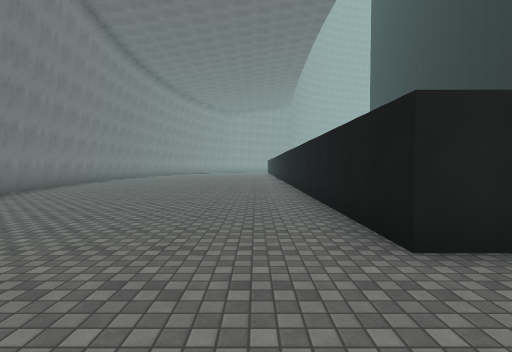
view 1 (above)

21 first-person views from a walk through a 3-D level made in the Unity game engine. The camera is 1.5 m above the floor, tilts 2° down and sees 85° across. The floor is counted in squares, 2 m on a side. Each view is taken from the middle of a square. On the plan, view 1 faces up. The plan holds only what a view shows up to about 10 squares ahead; the rest is blank. The place goes on beyond the plan. Surface patterns are stand-ins for the level's own textures.

view 2
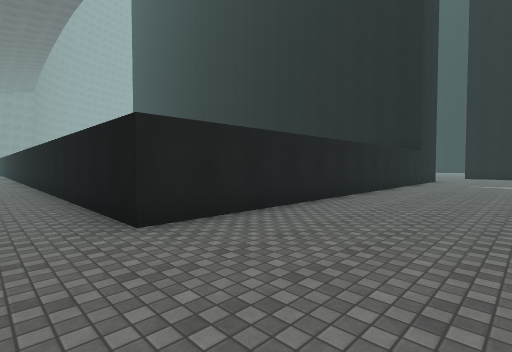

view 3
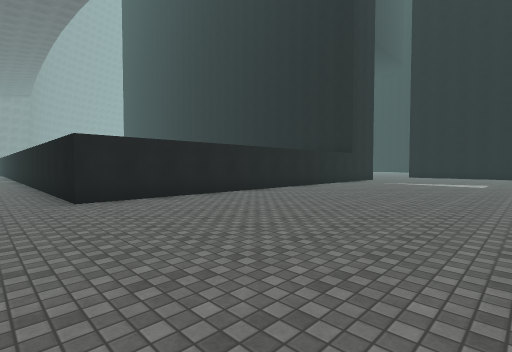

view 4
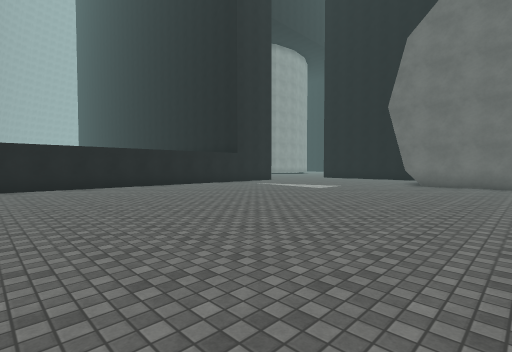

view 5
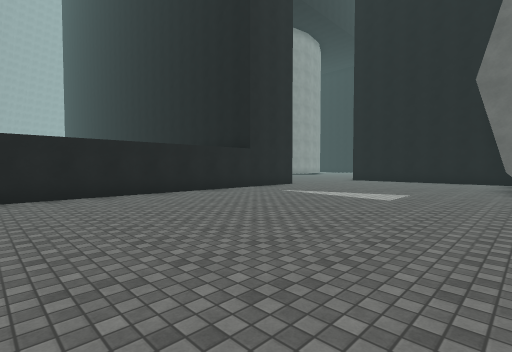

view 6
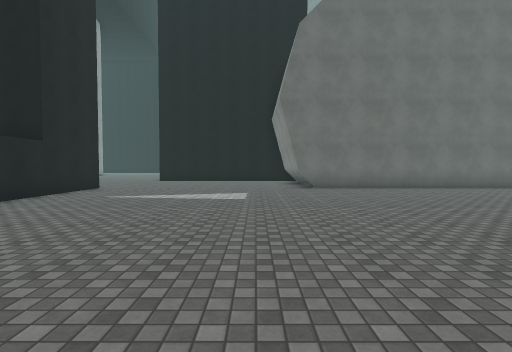

view 7
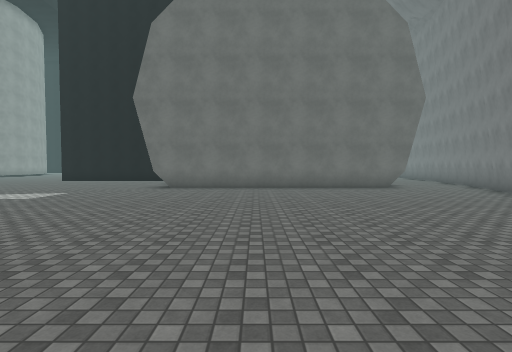

view 8
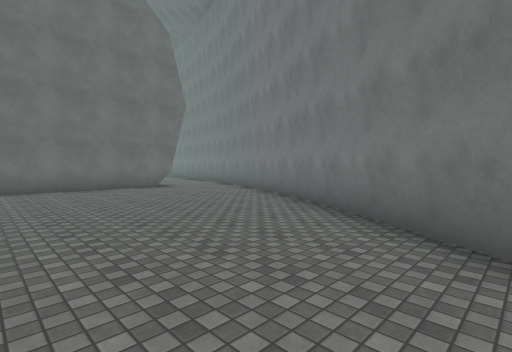

view 9
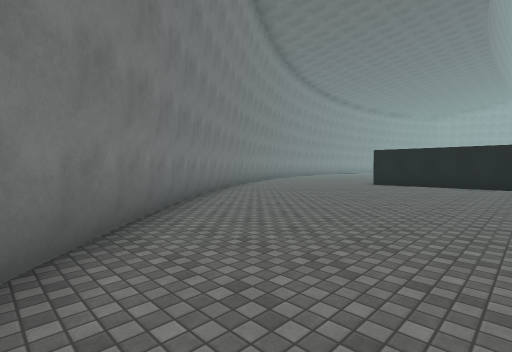

view 10
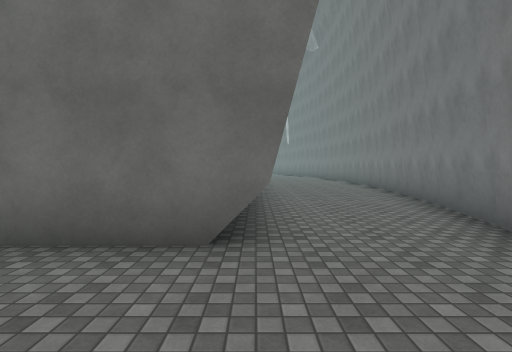

view 11
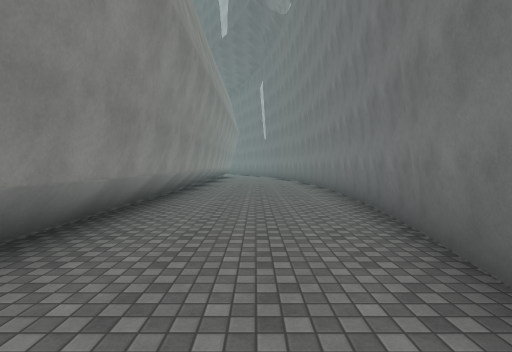

view 12
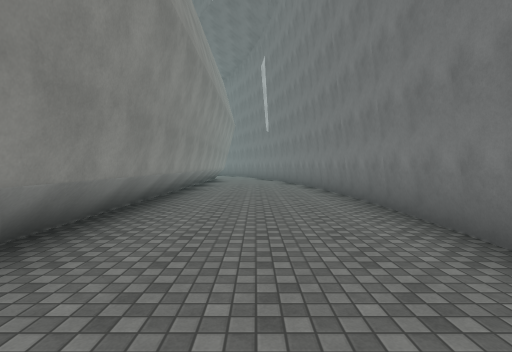

view 13
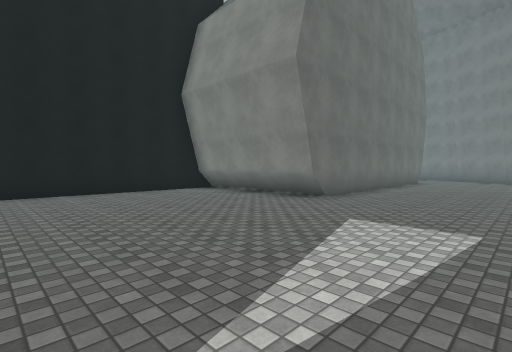

view 14
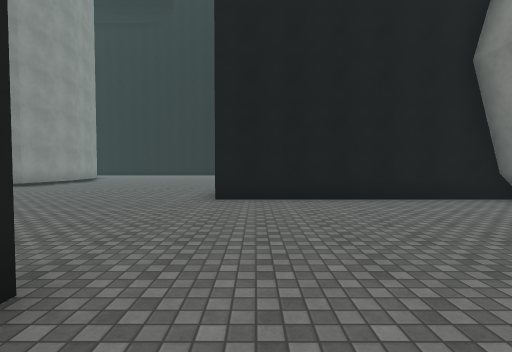

view 15
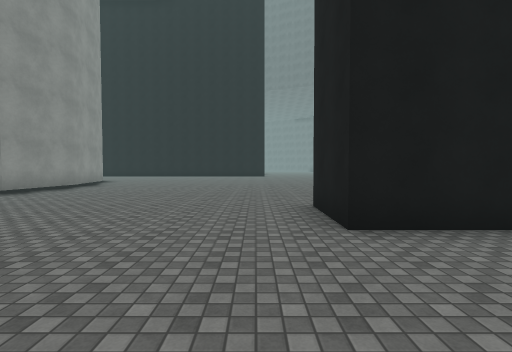

view 16
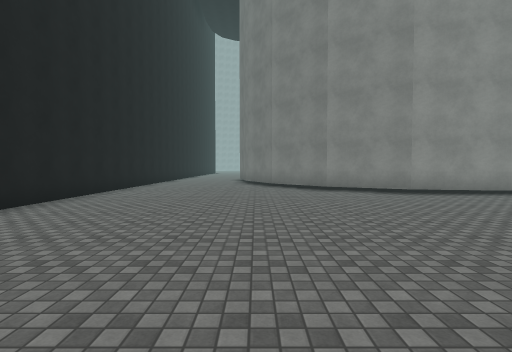

view 17
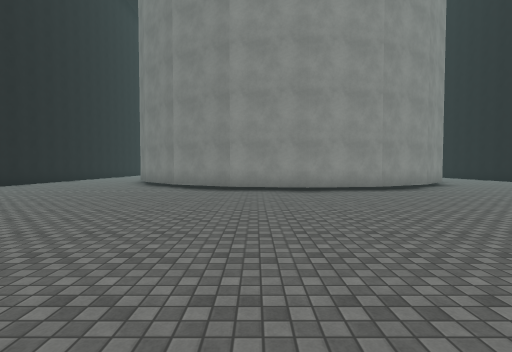

view 18
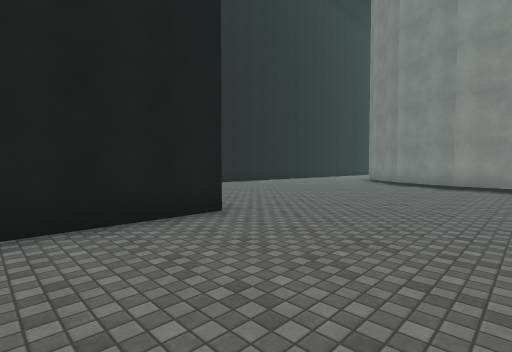

view 19
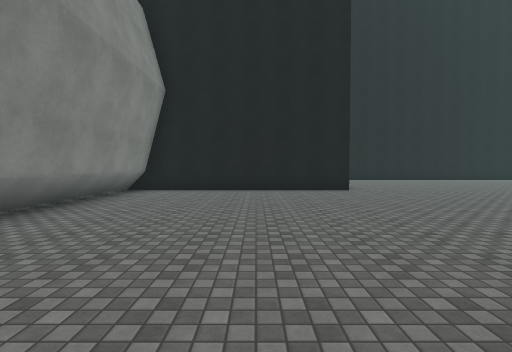

view 20
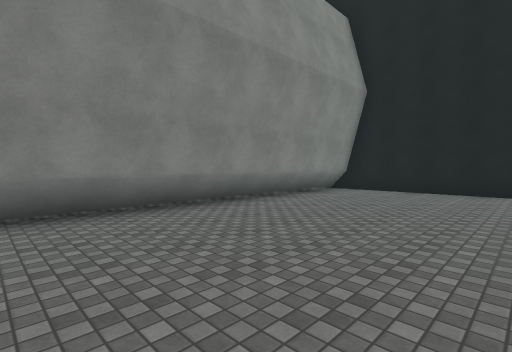

view 21
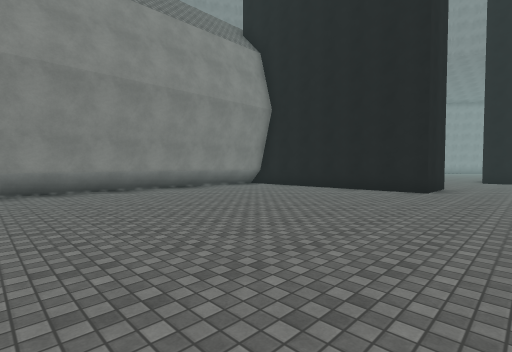

### Floor plan
Points are (right, up) in squares from view 1. A wall is a line through its corners. A room is listed if a view was taken in it or the views show most of it. See-through windows are left out.
Room 1 (views 1, 2, 3, 4, 5, 6, 7, 8, 9, 10, 11, 13, 14, 15, 16, 17, 18, 19, 20, 21)
walls: (15.6, 2.4) (1.4, 2.4) (1.4, 11.9); (20.3, -4.9) (20.3, 1.9) (22.3, 1.9) (22.3, -5); (22.2, -4.4) (30.9, -4.4); (15.6, 12) (15.6, 6.8); (6.1, -10.8) (9.5, -13.1); (2, -7.4) (3.8, -8.9); (15.6, -13.2) (15.6, -4.4) (20.4, -4.4); (9.4, -13) (12.9, -14.8); (-0.5, -4.7) (2.1, -7.4); (-1.8, -2.7) (-0.3, -4.7); (12.7, -14.8) (13.3, -15); (13.5, -15) (16.5, -16); (16.3, -16) (17.3, -16.2); (31.3, 11) (30.9, 10.6) (28.9, 9.6) (26.5, 9.2) (24.2, 9.6) (22.2, 10.6) (20.7, 12); (-7.3, 10) (-6.5, 7)
ways out: opening at (17.5, -14.5) to room 2
Room 2 (view 12)
walls: (27.9, -17.3) (31.1, -17); (22, -17.2) (28, -17.4); (31, -13.2) (18.9, -13.2); (17.3, -16.2) (22.1, -17.2)
ways out: opening at (17.5, -14.5) to room 1

Where each view was taken, in squares from view 1:
view 1: 0 up, 0 right, facing up
view 2: 1 down, 0 right, facing up-right
view 3: 4 down, 0 right, facing up-right
view 4: 8 down, 4 right, facing up-right
view 5: 5 down, 6 right, facing up-right
view 6: 3 down, 6 right, facing right
view 7: 8 down, 6 right, facing right
view 8: 8 down, 6 right, facing down-right
view 9: 9 down, 6 right, facing up-left
view 10: 13 down, 13 right, facing right
view 11: 15 down, 17 right, facing right
view 12: 15 down, 21 right, facing right
view 13: 1 up, 12 right, facing down-right
view 14: 1 up, 14 right, facing right
view 15: 3 up, 17 right, facing right
view 16: 2 up, 20 right, facing up
view 17: 1 up, 25 right, facing up
view 18: 1 down, 26 right, facing up-left
view 19: 1 down, 31 right, facing left
view 20: 0 up, 31 right, facing down-left
view 21: 4 up, 31 right, facing down-left
